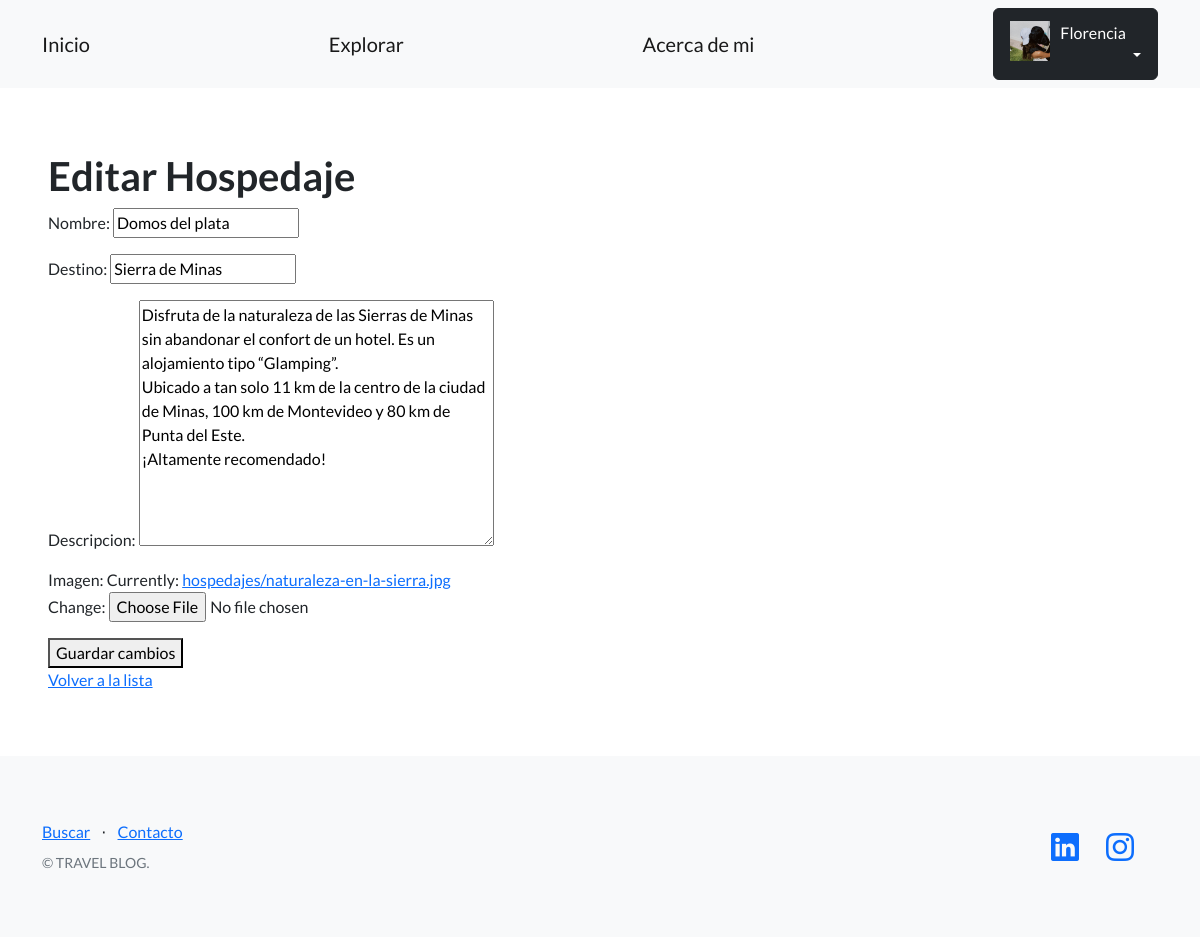
Screenshot of /blog/editar-hospedaje/2/ (signed in) with the database file from the repository.
### accounts/models.py (models this page shows, shortened)
class Avatar(models.Model):
   user = models.OneToOneField(User, on_delete=models.CASCADE, null=True)
   imagen = models.ImageField(upload_to='avatares/', null=True, blank=True)

### blog/models.py (models this page shows, shortened)
class Hospedaje(models.Model):
    nombre = models.CharField(max_length=100)
    destino = models.CharField(max_length=100)
    descripcion = models.TextField()
    imagen = models.ImageField(upload_to='hospedajes/')
    creador = models.ForeignKey(User, on_delete=models.SET_NULL, null=True)

### blog/views.py (the view)
# urls.py: path('editar-hospedaje/<int:pk>/', views.editar_hospedaje, name='editar_hospedaje'),
def editar_hospedaje(request, pk):
    hospedaje = Hospedaje.objects.get(id=pk)
    if request.method == "POST":
        formulario = HospedajeForm(request.POST, request.FILES, instance=hospedaje)
        if formulario.is_valid():
            formulario.save()
            url_exitosa = reverse('lista_hospedajes')
            return redirect(url_exitosa)
        else:
            formulario = HospedajeForm(instance=hospedaje)
    else:
        formulario = HospedajeForm(instance=hospedaje)
    return render(
        request=request,
        template_name='blog/editar_hospedaje.html',
        context={'formulario': formulario},
    )

### blog/forms.py
class HospedajeForm(forms.ModelForm):
    class Meta:
        model = Hospedaje
        fields = ['nombre', 'destino', 'descripcion', 'imagen']

### blog/templates/blog/editar_hospedaje.html (shortened to what this page needs)
{% extends "base.html" %}
{% block contenido %}
   <h1>Editar Hospedaje</h1>
   <form method="post" enctype="multipart/form-data">
    {{ formulario.as_p }}
    <button type="submit">Guardar cambios</button>
   </form>
   <a href="{% url 'lista_hospedajes' %}">Volver a la lista</a>
{% endblock contenido %}

### templates_base/base.html (shortened to what this page needs)
{% load static %}
<!DOCTYPE html>
<html lang="en">
    <head>
        <link href="https://cdn.jsdelivr.net/npm/bootstrap-icons@1.5.0/font/bootstrap-icons.css" rel="stylesheet" type="text/css" />
        <link href="{% static 'css/styles.css' %}" rel="stylesheet" />
    </head>
    <body>
        <nav class="navbar navbar-light bg-light static-top">
            <div class="container">
                <a class="navbar-brand" href="{% url 'home' %}">Inicio</a>
                <a class="navbar-brand" href="{% url 'pages' %}">Explorar</a>
                <a class="navbar-brand" href="{% url 'about' %}">Acerca de mi</a>
                {% if user.is_authenticated %}
                <div class="dropdown">
                    <button class="btn btn-dark dropdown-toggle" type="button" id="dropdownMenuButton1" data-bs-toggle="dropdown" aria-expanded="false">
                        <div style="display: inline-flex;">
                            <img src="{{user.avatar.imagen.url}}" style="max-width:40px;margin-right: 10px;">
                            <span>{{ user.username }}</span>
                        </div>
                    </button>
                </div>
                {% else %}
                <a class="btn btn-dark" href="{% url 'login' %}">Inicio sesión</a>
                <a class="btn btn-dark" href="{% url 'sign_up' %}">Registro</a>
                {% endif %}
            </div>
        </nav>
        <section style="padding:4rem 3rem;">
            {% block contenido %}
            {% endblock contenido %}
        </section>
        <footer class="footer bg-light">
            <div class="container">
                <div class="row">
                    <div class="col-lg-6 h-100 text-center text-lg-start my-auto">
                        <ul class="list-inline mb-2">
                            <li class="list-inline-item"><a href="{% url 'search_results' %}">Buscar</a></li>
                            <li class="list-inline-item">⋅</li>
                            <li class="list-inline-item"><a href="{% url 'contacto' %}">Contacto</a></li>
                        </ul>
                        <p class="text-muted small mb-4 mb-lg-0">&copy; TRAVEL BLOG.</p>
                    </div>
                    <div class="col-lg-6 h-100 text-center text-lg-end my-auto">
                        <ul class="list-inline mb-0">
                            <li class="list-inline-item me-4">
                                <a href="https://www.linkedin.com/in/fvillarcorbo"><i class="bi-linkedin fs-3"></i></a>
                            </li>
                            <li class="list-inline-item me-4">
                                <a href="https://www.instagram.com/florivillar"><i class="bi-instagram fs-3"></i></a>
                            </li>
                        </ul>
                    </div>
                </div>
            </div>
        </footer>
    </body>
</html>

### rows the page displays
Hospedaje: nombre "Domos del plata", destino "Sierra de Minas", descripcion "Disfruta de la naturaleza de las Sierras de Minas sin abandonar el confort de un hotel. Es un alojamiento tipo “Glamping”. Ubicado a tan solo 11 km de la centro de la ciudad de Minas, 100 km de Montevideo y 80 km de Punta del Este. ¡Altamente recomendado!"

### other values shown
{{ user.username }} "Florencia"
